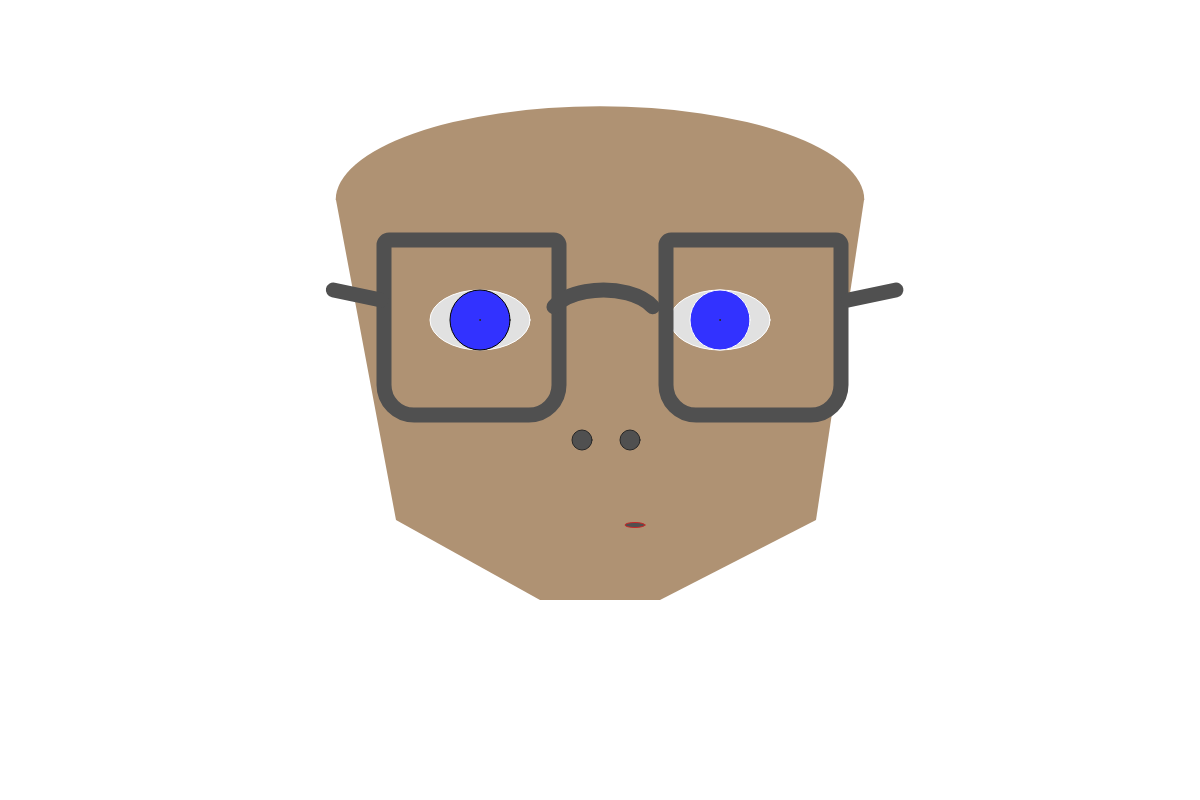
Frame 1 (no input)
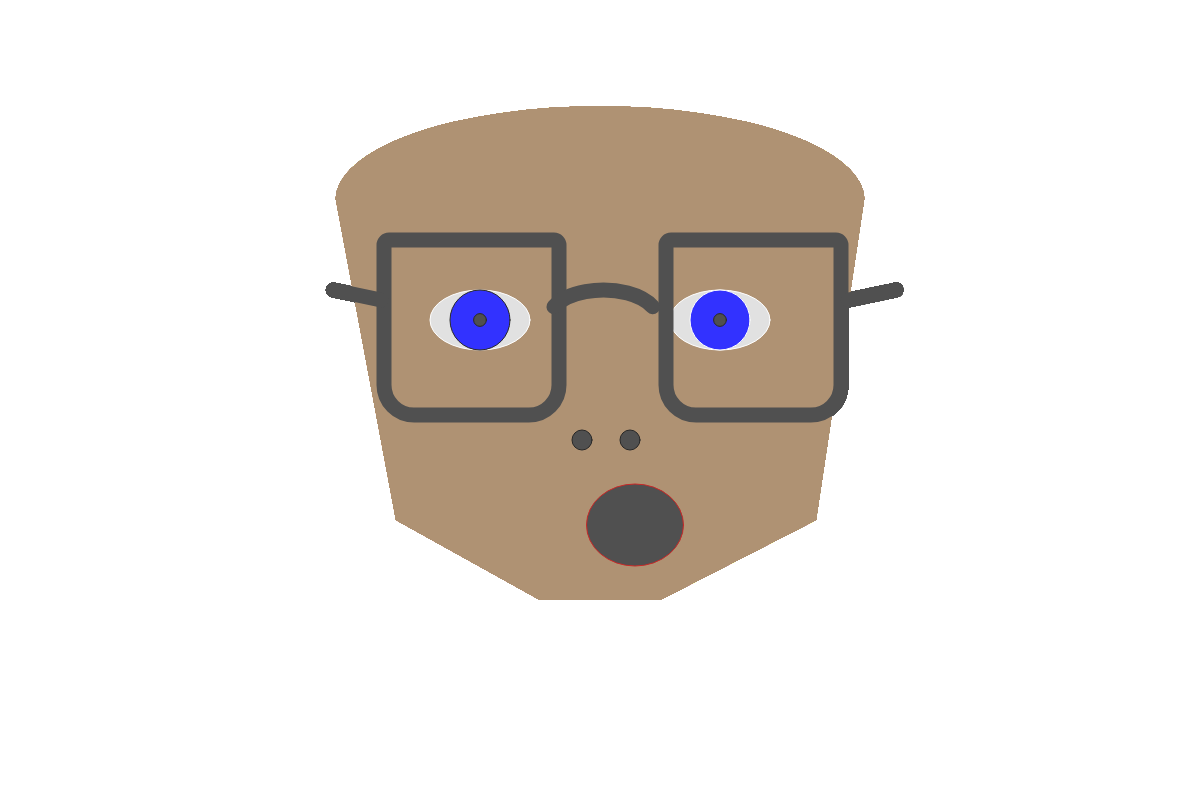
Frame 60 (no input)
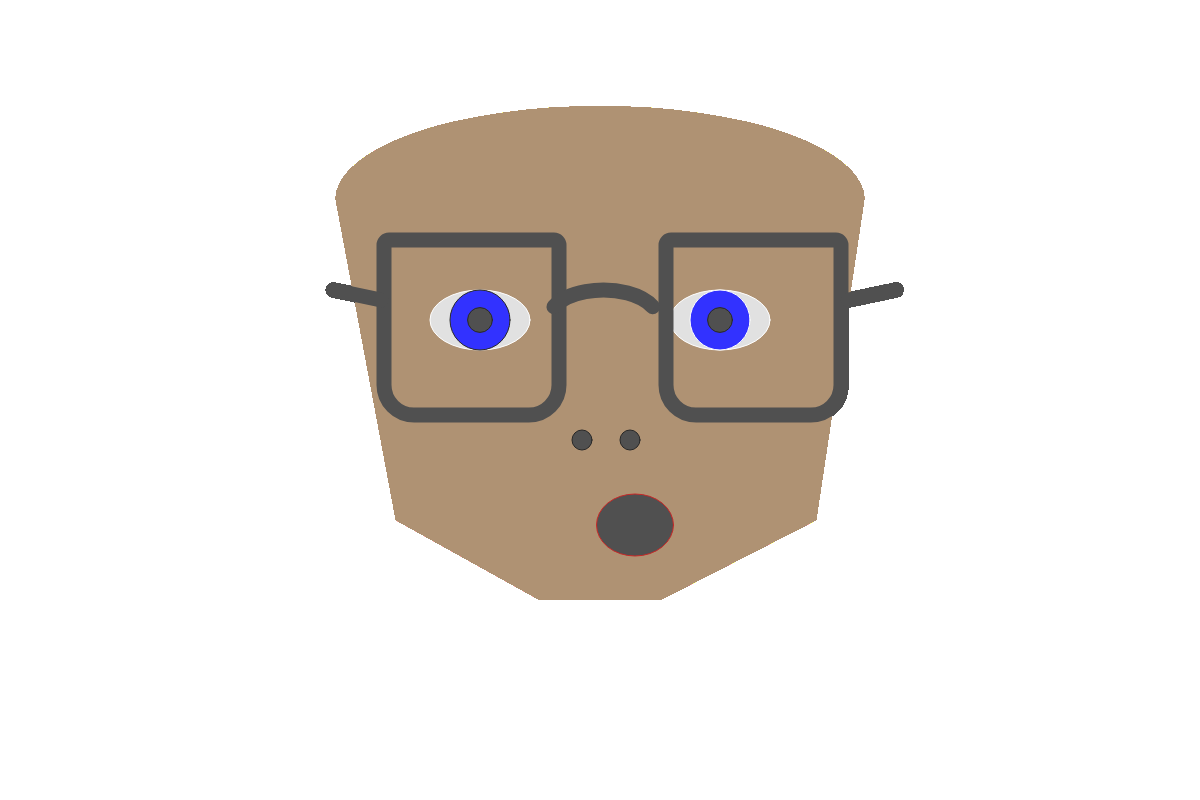
Frame 120 (the mouse pressed at the canvas centre since frame 60)

The p5.js sketch that drew these frames (run headless with seeded random() and noise() and a simulated clock; from frame 60 on, the mouse is pressed at the canvas centre):

// p5.js sketch
// ── sketch.js
//**********************//
//global variables
//**********************//






function setup() {
createCanvas(windowWidth, 800);
}

// background color variables
var rChannel = 1;
var gChannel = 255;
var bChannel = 150;

//pupil width and height variables
var pupilWidth = 1;
var pupilHeight = 1;

// mouth width and heigh variables
var mouthWidth = 20;
var mouthHeight = 5;


function draw() {
//background color will change from green to reddish-purple
// background(rChannel, gChannel, bChannel);
    // background color change animation
    rChannel = rChannel + 1;
    gChannel = gChannel - 1;
    rChannel = rChannel % 255;
    gChannel = gChannel % 255;

//**********************//
//Face
//**********************//

/* head */
push();
noStroke();
// strokeWeight(0.5);
fill('rgb(175, 146, 115)');
// top of head
quad(width * 0.28, height * 0.25, width * 0.72, height * 0.25, width * 0.68, height * 0.65, width * 0.33, height * 0.65);
//chin
quad(width * 0.33, height * 0.65, width * 0.68, height * 0.65, width * 0.55, height * 0.75, width * 0.45, height * 0.75);
//forehead
arc(width/2, 200, width/2.27, height/4.27, PI, TWO_PI);
pop();
/* end head */

/*eyes*/
//left eye
push();
stroke('rgb(80)');
strokeWeight(1);
fill('rgb(225, 225, 225)');
ellipse(width * 0.4, height * 0.4, 100, 60);
pop();

//iris
fill('rgb(50, 50, 255)');
ellipse(width * 0.4, height * 0.40, 60, 60);

//pupil
push();
stroke('rgb(40, 40, 40)');
fill('rgb(80, 80, 80)');
ellipse(width * 0.4, height * 0.40, pupilWidth, pupilHeight);

//right eye
stroke('rgb(80)');
strokeWeight(1);
fill('rgb(225, 225, 225)');
ellipse(width * 0.60, height * 0.40, 100, 60);

//iris
fill('rgb(50, 50, 255)');
ellipse(width * 0.60, height * 0.40, 60, 60);

//pupil
stroke('rgb(40, 40, 40)');
fill('rgb(80, 80, 80)');
ellipse(width * 0.60, height * 0.40, pupilWidth, pupilHeight);
//dilates pupil to max 60 px width and height
pupilWidth = pupilWidth + 0.2;
pupilHeight = pupilHeight + 0.2;
pupilWidth = pupilWidth % 60;
pupilHeight = pupilHeight % 60;
pop();

/* nose */
stroke('rgb(40, 40, 40)');
fill('rgb(80, 80, 80)');
ellipse(width * 0.485, height * 0.55, 20, 20);
ellipse(width * 0.525, height * 0.55, 20, 20);
/* end nose */

/* mouth */
push();
stroke('rgb(200, 40, 40)');
fill('rgb(80, 80, 80)');
ellipse(635, 525, mouthWidth, mouthHeight);

mouthWidth = mouthWidth + 3;
mouthHeight = mouthHeight + 3;
mouthWidth = mouthWidth % 100;
mouthHeight = mouthHeight % 100;


pop();
/* end mouth */


// glasses
// right frame
push();
noFill();
stroke('rgb(80, 80, 80)');
strokeWeight(15);
rect(width * 0.32, height * 0.30, 175, 175, 5, 5, 30, 30);
// left frame
push();
translate(282, 0);
noFill();
stroke('rgb(80, 80, 80)');
strokeWeight(15);
rect(width * 0.32, height * 0.30, 175, 175, 5, 5, 30, 30);
pop();
// bridge
stroke('rgb(80, 80, 80)');
strokeWeight(15);
arc(windowWidth/1.989, 320, 110, 60, radians(195), radians(345));
//handles
stroke('rgb(80, 80, 80)');
strokeWeight(15);
line(windowWidth/3.15, 300, windowWidth/3.6, 290);
push();
translate(515, 0);
stroke('rgb(80, 80, 80)');
strokeWeight(15);
line(windowWidth/3.6, 300, windowWidth/3.15, 290);

pop();







pop();
/* end eyes */

/* nose */



}
